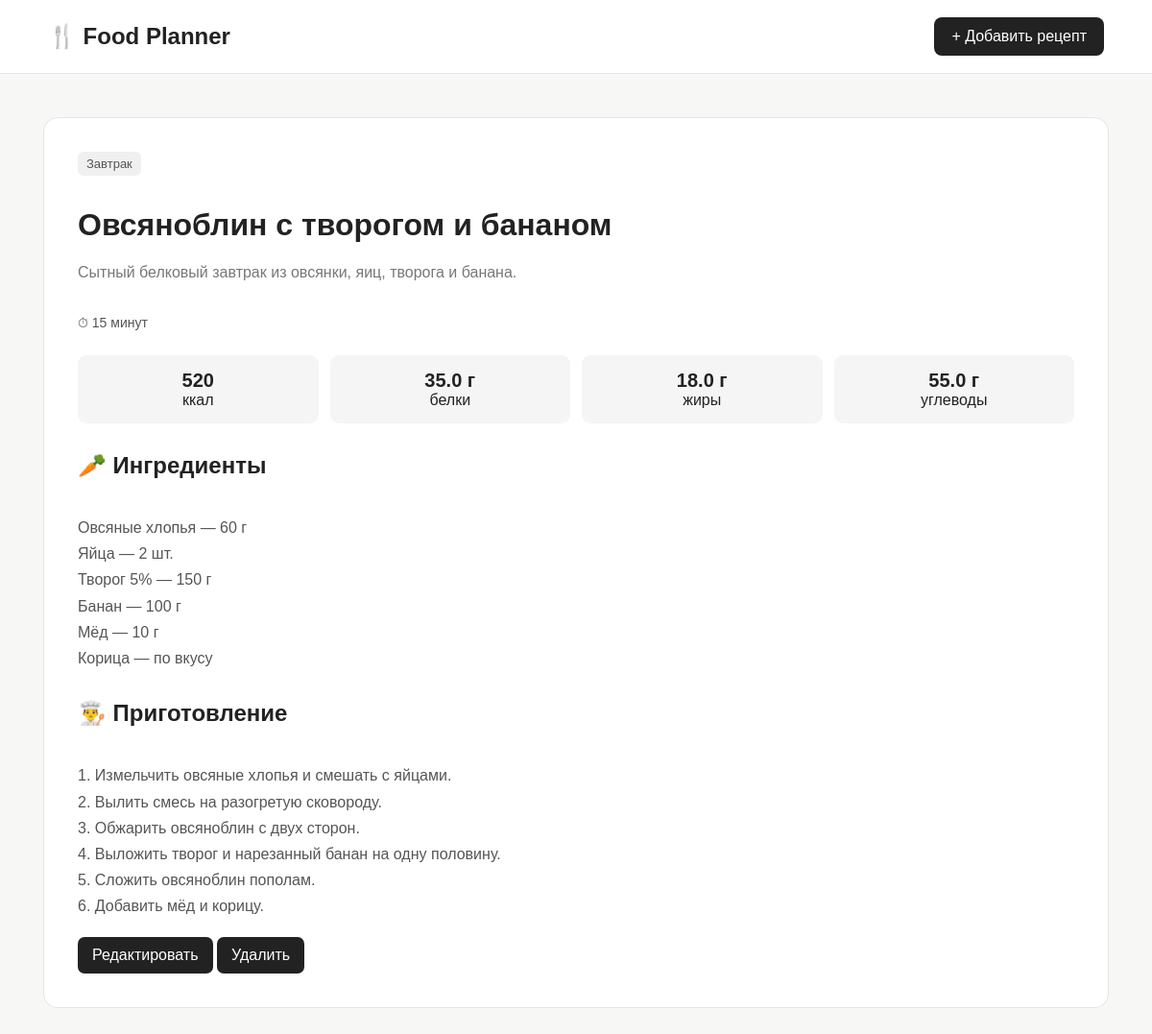
The app's page /recipe/2/ with its own data.
### recipes/models.py (models this page shows, shortened)
class Recipe(models.Model):
    title = models.CharField(max_length=200)
    description = models.TextField()
    category = models.ForeignKey(
        Category,
        on_delete=models.CASCADE,
        related_name='recipes'
    )
    cooking_time = models.PositiveIntegerField()
    calories = models.PositiveIntegerField()
    protein = models.FloatField()
    fat = models.FloatField()
    carbs = models.FloatField()
    ingredients = models.TextField()
    instructions = models.TextField()
    created_at = models.DateTimeField(auto_now_add=True)
    image = models.ImageField(upload_to='recipes/', blank=True, null=True)

class Category(models.Model):
    name = models.CharField(max_length=100)

### recipes/views.py (the view)
def recipe_detail(request, recipe_id):
    recipe = get_object_or_404(Recipe, id=recipe_id)
    return render(request, 'recipes/recipe_detail.html', {'recipe': recipe})

### recipes/templates/recipes/recipe_detail.html (shortened to what this page needs)
{% extends 'recipes/base.html' %}
{% block content %}
<div class="recipe-page">
    <span class="category">
        {{ recipe.category.name }}
    </span>
    <h1>{{ recipe.title }}</h1>
    <p class="page-description">
        {{ recipe.description }}
    </p>
    <div class="info">
        <span>⏱ {{ recipe.cooking_time }} минут</span>
    </div>
    <div class="nutrition">
        <div>
            <strong>{{ recipe.calories }}</strong>
            <br>
            ккал
        </div>
        <div>
            <strong>{{ recipe.protein }} г</strong>
            <br>
            белки
        </div>
        <div>
            <strong>{{ recipe.fat }} г</strong>
            <br>
            жиры
        </div>
        <div>
            <strong>{{ recipe.carbs }} г</strong>
            <br>
            углеводы
        </div>
    </div>
    <div class="recipe-section">
        <h2>🥕 Ингредиенты</h2>
        <div class="recipe-text">
            {{ recipe.ingredients }}
        </div>
    </div>
    <div class="recipe-section">
        <h2>👨‍🍳 Приготовление</h2>
        <div class="recipe-text">
            {{ recipe.instructions }}
        </div>
    </div>
    <br>
    <a
        class="button"
        href="{% url 'recipe_update' recipe.id %}"
    >
        Редактировать
    </a>
    <a
        class="button"
        href="{% url 'recipe_delete' recipe.id %}"
    >
        Удалить
    </a>
</div>
{% endblock %}

### recipes/templates/recipes/base.html (style rules this page uses)
* { box-sizing: border-box; }
body { margin: 0; font-family: Arial, sans-serif; background: #f7f7f5; color: #222; }
.page-description { color: #777; margin-bottom: 35px; }
.category { display: inline-block; background: #f0f0f0; color: #555; padding: 5px 9px; border-radius: 6px; font-size: 13px; margin-bottom: 12px; }
.info { display: flex; gap: 15px; margin: 18px 0; font-size: 14px; color: #555; }
.button { display: inline-block; background: #222; color: white; padding: 10px 15px; border-radius: 7px; text-decoration: none; }
.recipe-page { background: white; padding: 35px; border-radius: 15px; border: 1px solid #e5e5e5; }
.nutrition { display: grid; grid-template-columns: repeat(4, 1fr); gap: 12px; margin: 25px 0; }
.nutrition div { background: #f5f5f5; padding: 15px; border-radius: 9px; text-align: center; }
.nutrition strong { font-size: 20px; }
.recipe-section { margin-top: 30px; }
.recipe-section h2 { margin-bottom: 10px; }
.recipe-text { white-space: pre-line; line-height: 1.7; color: #555; }

### records on screen
Recipe: category.name "Завтрак", title "Овсяноблин с творогом и бананом", description "Сытный белковый завтрак из овсянки, яиц, творога и банана.", cooking_time "15", calories "520", protein "35.0", fat "18.0", carbs "55.0", ingredients "Овсяные хлопья — 60 г Яйца — 2 шт. Творог 5% — 150 г Банан — 100 г Мёд — 10 г Корица — по вкусу", instructions "1. Измельчить овсяные хлопья и смешать с яйцами. 2. Вылить смесь на разогретую сковороду. 3. Обжарить овсяноблин с двух сторон. 4. Выложить творог и нарезанный банан на одну половину. 5. Сложить овсяноблин пополам. 6. Добавить мёд и корицу."
